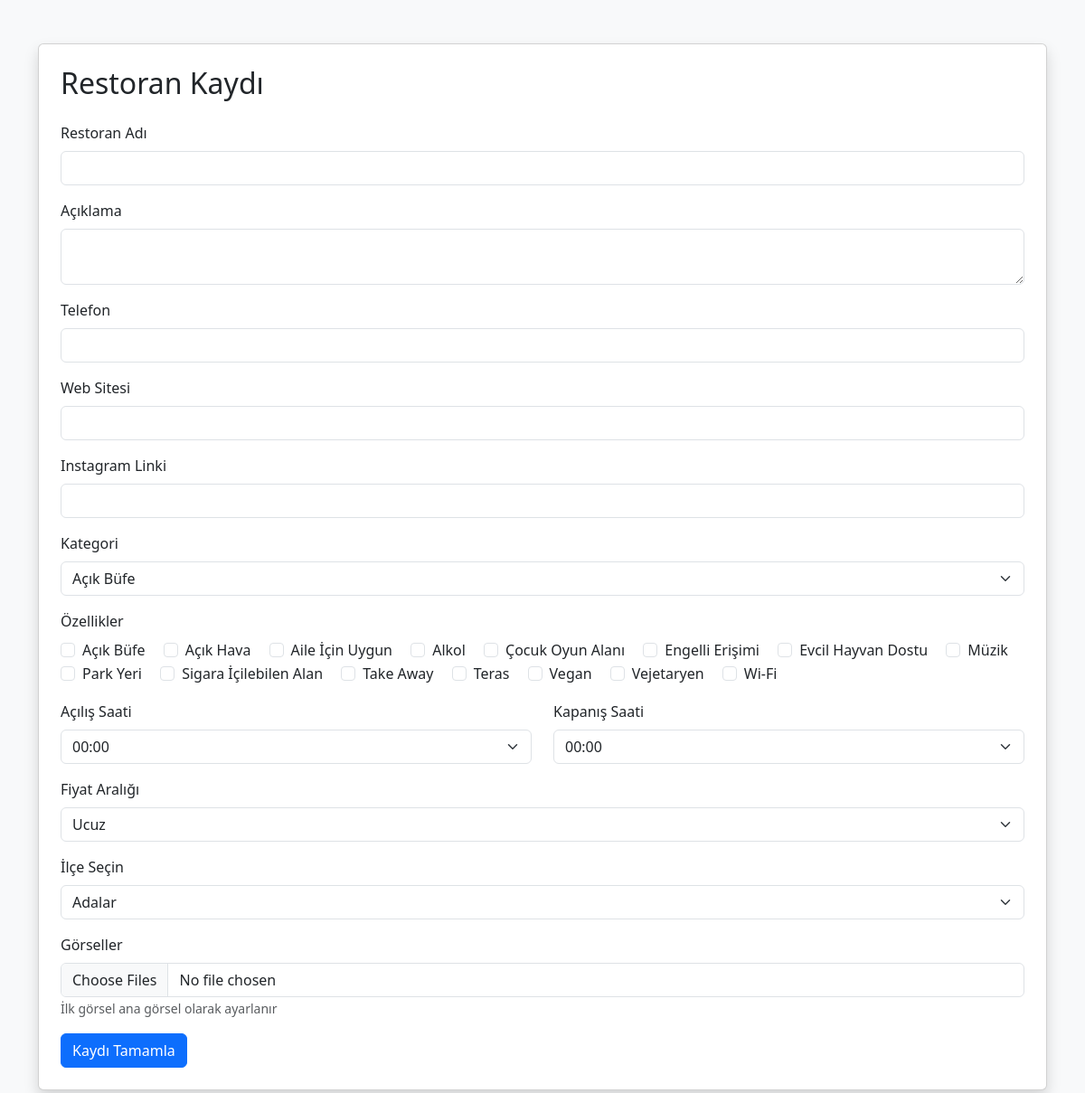
The app's page /register_restaurant.php with its own data.
### tables this page shows
CREATE TABLE `features` (
  `id` int(11) NOT NULL,
  `name` varchar(100) NOT NULL
);

### register_restaurant.php (the view, shortened to what this page needs)
<?php
include 'db/functions.php';
$price_ranges = $conn->query("SELECT id, label FROM price_ranges");
$counties = $conn->query("SELECT id, name FROM counties");
$categories = $conn->query("SELECT id, name FROM categories");
$features = $conn->query("SELECT id, name FROM features");
?>
<!DOCTYPE html>
<html lang="tr">
<head>
    <link href="https://cdn.jsdelivr.net/npm/bootstrap@5.3.2/dist/css/bootstrap.min.css" rel="stylesheet">
</head>
<body class="bg-light py-5">
<div class="container">
    <div class="card p-4 shadow">
        <h2 class="mb-4">Restoran Kaydı</h2>
        <form action="register_restaurant.php" method="POST" enctype="multipart/form-data">
            <div class="mb-3">
                <label class="form-label">Restoran Adı</label>
                <input type="text" name="name" class="form-control" required>
            </div>
            <div class="mb-3">
                <label class="form-label">Açıklama</label>
                <textarea name="description" class="form-control" required></textarea>
            </div>
            <div class="mb-3">
                <label class="form-label">Telefon</label>
                <input type="text" name="phone" class="form-control">
            </div>
            <div class="mb-3">
                <label class="form-label">Web Sitesi</label>
                <input type="text" name="website" class="form-control">
            </div>
            <div class="mb-3">
                <label class="form-label">Instagram Linki</label>
                <input type="url" name="instagram_url" class="form-control">
            </div>
            <div class="row">
                <div class="mb-3">
                 <label class="form-label">Kategori</label>
                     <select name="category_id" class="form-select" required>
                      <?php while ($cat = $categories->fetch_assoc()): ?>
                       <option value="<?php echo $cat['id']; ?>"><?php echo htmlspecialchars($cat['name']); ?></option>
                             <?php endwhile; ?>
                             </select>
                </div>
                <div class="mb-3">
    <label class="form-label">Özellikler</label><br>
    <?php while ($f = $features->fetch_assoc()): ?>
        <div class="form-check form-check-inline">
            <input class="form-check-input" type="checkbox" name="feature_ids[]" value="<?php echo $f['id']; ?>" id="feature_<?php echo $f['id']; ?>">
            <label class="form-check-label" for="feature_<?php echo $f['id']; ?>">
                <?php echo htmlspecialchars($f['name']); ?>
            </label>
        </div>
    <?php endwhile; ?>
</div>
<div class="col-md-6 mb-3">
                    <label class="form-label">Açılış Saati</label>
                    <select name="opening_from" class="form-select" required>
                        <?php for ($i = 0; $i <= 23; $i++): ?>
                            <option value="<?php printf('%02d:00', $i); ?>"><?php printf('%02d:00', $i); ?></option>
                        <?php endfor; ?>
                    </select>
                </div>
                <div class="col-md-6 mb-3">
                    <label class="form-label">Kapanış Saati</label>
                    <select name="opening_to" class="form-select" required>
                        <?php for ($i = 0; $i <= 23; $i++): ?>
                            <option value="<?php printf('%02d:00', $i); ?>"><?php printf('%02d:00', $i); ?></option>
                        <?php endfor; ?>
                    </select>
                </div>
            </div>
            <div class="mb-3">
                <label class="form-label">Fiyat Aralığı</label>
                <select name="price_range_id" class="form-select" required>
                    <?php while ($row = $price_ranges->fetch_assoc()): ?>
                        <option value="<?php echo $row['id']; ?>"><?php echo htmlspecialchars($row['label']); ?></option>
                    <?php endwhile; ?>
                </select>
            </div>
            <div class="mb-3">
                <label class="form-label">İlçe Seçin</label>
                <select name="county_id" class="form-select" required>
                    <?php while ($row = $counties->fetch_assoc()): ?>
                        <option value="<?php echo $row['id']; ?>"><?php echo htmlspecialchars($row['name']); ?></option>
                    <?php endwhile; ?>
                </select>
            </div>
            <div class="mb-3">
                <label class="form-label">Görseller</label>
                <input type="file" name="images[]" multiple accept="image/*" class="form-control" required>
                <small class="text-muted">İlk görsel ana görsel olarak ayarlanır</small>
            </div>
            <button type="submit" class="btn btn-primary">Kaydı Tamamla</button>
        </form>
    </div>
</div>
</body>
</html>

### records on screen
features: name "Açık Büfe"
features: name "Açık Hava"
features: name "Aile İçin Uygun"
features: name "Alkol"
features: name "Çocuk Oyun Alanı"
features: name "Engelli Erişimi"
features: name "Evcil Hayvan Dostu"
features: name "Müzik"
features: name "Park Yeri"
features: name "Sigara İçilebilen Alan"
features: name "Take Away"
features: name "Teras"
features: name "Vegan"
features: name "Vejetaryen"
features: name "Wi-Fi"

### other values on screen
form field category_id "Açık Büfe"
form field opening_from "00:00"
form field opening_to "00:00"
form field price_range_id "Ucuz"
form field county_id "Adalar"
